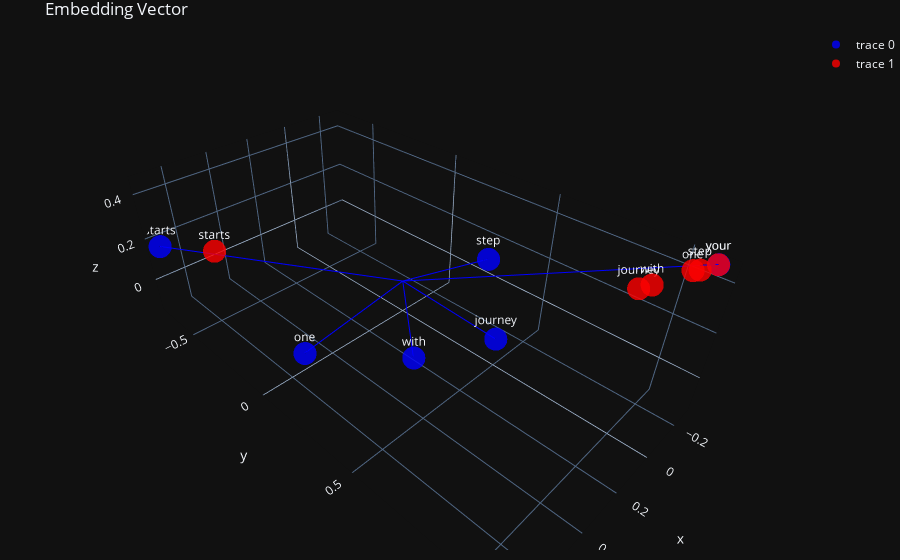

Notebook code for this chart:
### Code cell
from_ = 2

x_points,y_points,z_points = embeddings[:, from_:from_+3].T
xc_points,yc_points,zc_points = context_vectors[:, from_:from_+3].T
points_trace = go.Scatter3d(
    x=x_points,
    y=y_points,
    z=z_points,
    mode='markers+text',
    marker={
        'size': 8,
        'opacity': 0.8,
        'color': "blue",
    },
    text=tokens
)

context_trace = go.Scatter3d(
    x=xc_points,
    y=yc_points,
    z=zc_points,
    mode='markers+text',
    marker={
        'size': 8,
        'opacity': 0.8,
        'color': "red",
    },
    text=tokens
)

layout = go.Layout( template='plotly_dark',
                    title="Embedding Vector",
                    margin = {"pad":0, "l":0, "r":0, "t":30, "b":10},
                    scene = dict(camera=dict(center=dict(x=0, y=0, z=0)))
                   )
arrow_traces = []
for i in range(len(embeddings)):
    arrow_traces.append(go.Scatter3d(
        x=[0, x_points[i]],
        y=[0, y_points[i]],
        z=[0, z_points[i]],
        mode='lines',
        showlegend=False,
        marker=dict(color = "blue")
    ))

fig = go.Figure([points_trace,context_trace] + arrow_traces, layout=layout)

fig.show()

### Figure 1 — Plotly figure (JSON) as saved in the notebook; plotly's stock layout.template omitted (floating-point values rounded to 4 significant figures)
{"data": [{"marker": {"color": "blue", "opacity": 0.8, "size": 8}, "mode": "markers+text", "text": ["your", "journey", "starts", "with", "one", "step"], "x": [-0.277, -0.1145, 0.7062, 0.2397, 0.5068, -0.2235], "y": [1.093, 0.4212, -0.6969, 0.2961, -0.03999, 0.2695], "z": [0.4577, -0.1385, 0.1758, -0.09812, -0.1177, 0.131], "type": "scatter3d"}, {"marker": {"color": "red", "opacity": 0.8, "size": 8}, "mode": "markers+text", "text": ["your", "journey", "starts", "with", "one", "step"], "x": [-0.2766, -0.1866, 0.5855, -0.1825, -0.2389, -0.2513], "y": [1.092, 0.9067, -0.4727, 0.9471, 1.037, 1.053], "z": [0.4573, 0.3192, 0.1991, 0.3562, 0.4274, 0.4311], "type": "scatter3d"}, {"marker": {"color": "blue"}, "mode": "lines", "showlegend": false, "x": [0, -0.277], "y": [0, 1.093], "z": [0, 0.4577], "type": "scatter3d"}, {"marker": {"color": "blue"}, "mode": "lines", "showlegend": false, "x": [0, -0.1145], "y": [0, 0.4212], "z": [0, -0.1385], "type": "scatter3d"}, {"marker": {"color": "blue"}, "mode": "lines", "showlegend": false, "x": [0, 0.7062], "y": [0, -0.6969], "z": [0, 0.1758], "type": "scatter3d"}, {"marker": {"color": "blue"}, "mode": "lines", "showlegend": false, "x": [0, 0.2397], "y": [0, 0.2961], "z": [0, -0.09812], "type": "scatter3d"}, {"marker": {"color": "blue"}, "mode": "lines", "showlegend": false, "x": [0, 0.5068], "y": [0, -0.03999], "z": [0, -0.1177], "type": "scatter3d"}, {"marker": {"color": "blue"}, "mode": "lines", "showlegend": false, "x": [0, -0.2235], "y": [0, 0.2695], "z": [0, 0.131], "type": "scatter3d"}], "layout": {"margin": {"b": 10, "l": 0, "pad": 0, "r": 0, "t": 30}, "scene": {"camera": {"center": {"x": 0, "y": 0, "z": 0}}}, "title": {"text": "Embedding Vector"}}}
